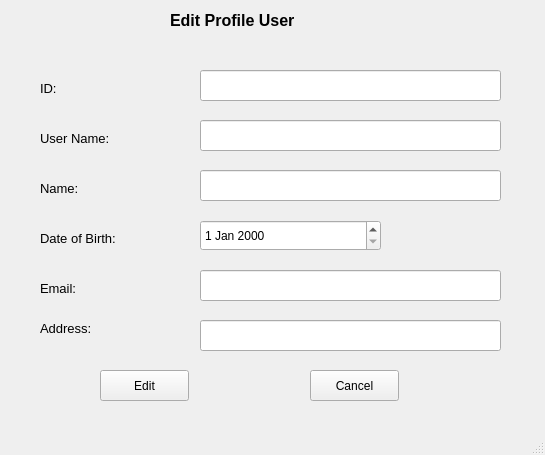
<?xml version="1.0" encoding="UTF-8"?>
<ui version="4.0">
 <class>MainWindow</class>
 <widget class="QMainWindow" name="MainWindow">
  <property name="geometry">
   <rect>
    <x>0</x>
    <y>0</y>
    <width>545</width>
    <height>455</height>
   </rect>
  </property>
  <property name="windowTitle">
   <string>MainWindow</string>
  </property>
  <widget class="QWidget" name="centralwidget">
   <widget class="QLabel" name="label_12">
    <property name="geometry">
     <rect>
      <x>170</x>
      <y>0</y>
      <width>181</width>
      <height>41</height>
     </rect>
    </property>
    <property name="font">
     <font>
      <pointsize>12</pointsize>
      <weight>75</weight>
      <bold>true</bold>
     </font>
    </property>
    <property name="text">
     <string>Edit Profile User</string>
    </property>
   </widget>
   <widget class="QLabel" name="label_5">
    <property name="geometry">
     <rect>
      <x>40</x>
      <y>80</y>
      <width>101</width>
      <height>16</height>
     </rect>
    </property>
    <property name="font">
     <font>
      <pointsize>10</pointsize>
     </font>
    </property>
    <property name="text">
     <string>ID:</string>
    </property>
   </widget>
   <widget class="QLabel" name="label_6">
    <property name="geometry">
     <rect>
      <x>40</x>
      <y>130</y>
      <width>101</width>
      <height>16</height>
     </rect>
    </property>
    <property name="font">
     <font>
      <pointsize>10</pointsize>
     </font>
    </property>
    <property name="text">
     <string>User Name:</string>
    </property>
   </widget>
   <widget class="QLabel" name="label_7">
    <property name="geometry">
     <rect>
      <x>40</x>
      <y>180</y>
      <width>101</width>
      <height>16</height>
     </rect>
    </property>
    <property name="font">
     <font>
      <pointsize>10</pointsize>
     </font>
    </property>
    <property name="text">
     <string>Name:</string>
    </property>
   </widget>
   <widget class="QLabel" name="label_8">
    <property name="geometry">
     <rect>
      <x>40</x>
      <y>230</y>
      <width>101</width>
      <height>16</height>
     </rect>
    </property>
    <property name="font">
     <font>
      <pointsize>10</pointsize>
     </font>
    </property>
    <property name="text">
     <string>Date of Birth:</string>
    </property>
   </widget>
   <widget class="QLabel" name="label_9">
    <property name="geometry">
     <rect>
      <x>40</x>
      <y>280</y>
      <width>101</width>
      <height>16</height>
     </rect>
    </property>
    <property name="font">
     <font>
      <pointsize>10</pointsize>
     </font>
    </property>
    <property name="text">
     <string>Email:</string>
    </property>
   </widget>
   <widget class="QLabel" name="label_10">
    <property name="geometry">
     <rect>
      <x>40</x>
      <y>320</y>
      <width>101</width>
      <height>16</height>
     </rect>
    </property>
    <property name="font">
     <font>
      <pointsize>10</pointsize>
     </font>
    </property>
    <property name="text">
     <string>Address:</string>
    </property>
   </widget>
   <widget class="QLineEdit" name="txt_name_2">
    <property name="geometry">
     <rect>
      <x>200</x>
      <y>70</y>
      <width>301</width>
      <height>31</height>
     </rect>
    </property>
   </widget>
   <widget class="QLineEdit" name="txt_name_3">
    <property name="geometry">
     <rect>
      <x>200</x>
      <y>120</y>
      <width>301</width>
      <height>31</height>
     </rect>
    </property>
   </widget>
   <widget class="QLineEdit" name="txt_name_4">
    <property name="geometry">
     <rect>
      <x>200</x>
      <y>170</y>
      <width>301</width>
      <height>31</height>
     </rect>
    </property>
   </widget>
   <widget class="QDateEdit" name="dateEdit">
    <property name="geometry">
     <rect>
      <x>200</x>
      <y>220</y>
      <width>181</width>
      <height>31</height>
     </rect>
    </property>
   </widget>
   <widget class="QLineEdit" name="txt_name_5">
    <property name="geometry">
     <rect>
      <x>200</x>
      <y>270</y>
      <width>301</width>
      <height>31</height>
     </rect>
    </property>
   </widget>
   <widget class="QLineEdit" name="txt_name_6">
    <property name="geometry">
     <rect>
      <x>200</x>
      <y>320</y>
      <width>301</width>
      <height>31</height>
     </rect>
    </property>
   </widget>
   <widget class="QPushButton" name="btn_ok">
    <property name="geometry">
     <rect>
      <x>100</x>
      <y>370</y>
      <width>89</width>
      <height>31</height>
     </rect>
    </property>
    <property name="text">
     <string>Edit</string>
    </property>
   </widget>
   <widget class="QPushButton" name="btn_canncel">
    <property name="geometry">
     <rect>
      <x>310</x>
      <y>370</y>
      <width>89</width>
      <height>31</height>
     </rect>
    </property>
    <property name="text">
     <string>Cancel</string>
    </property>
   </widget>
  </widget>
  <widget class="QMenuBar" name="menubar">
   <property name="geometry">
    <rect>
     <x>0</x>
     <y>0</y>
     <width>545</width>
     <height>25</height>
    </rect>
   </property>
  </widget>
  <widget class="QStatusBar" name="statusbar"/>
 </widget>
 <resources/>
 <connections/>
</ui>
